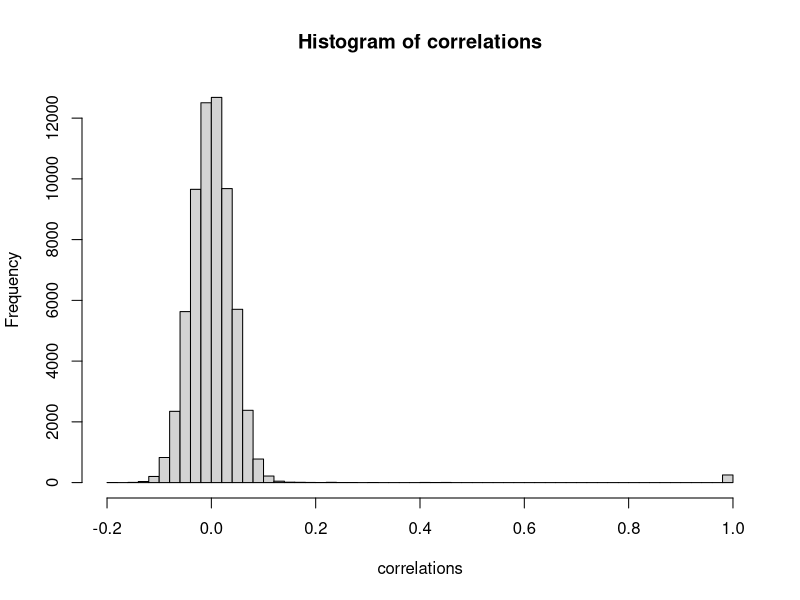
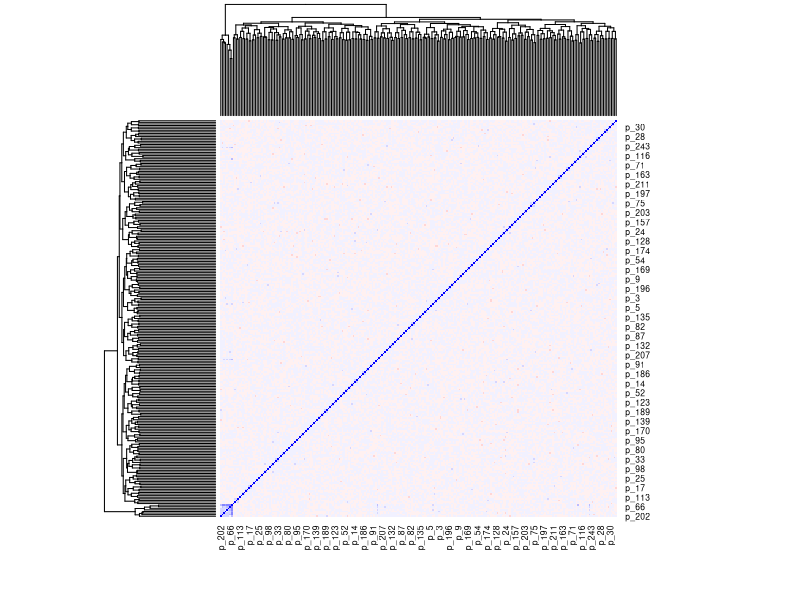
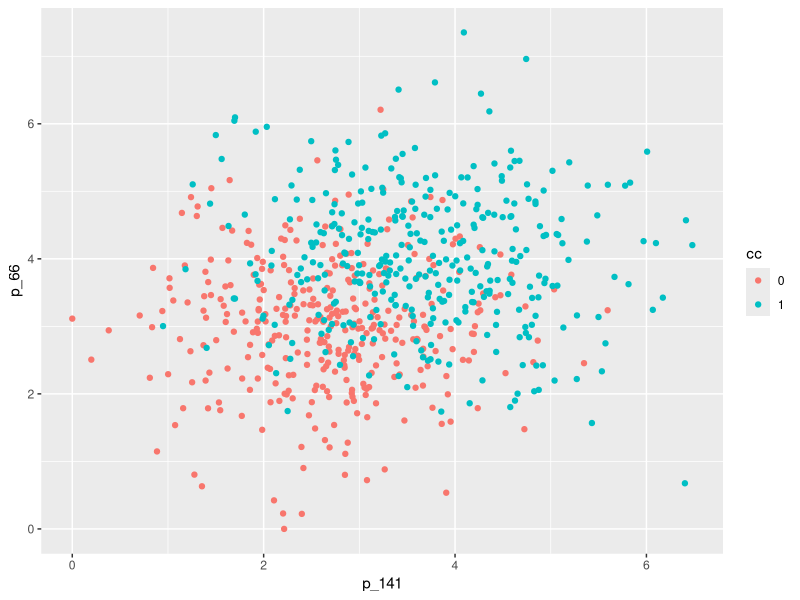
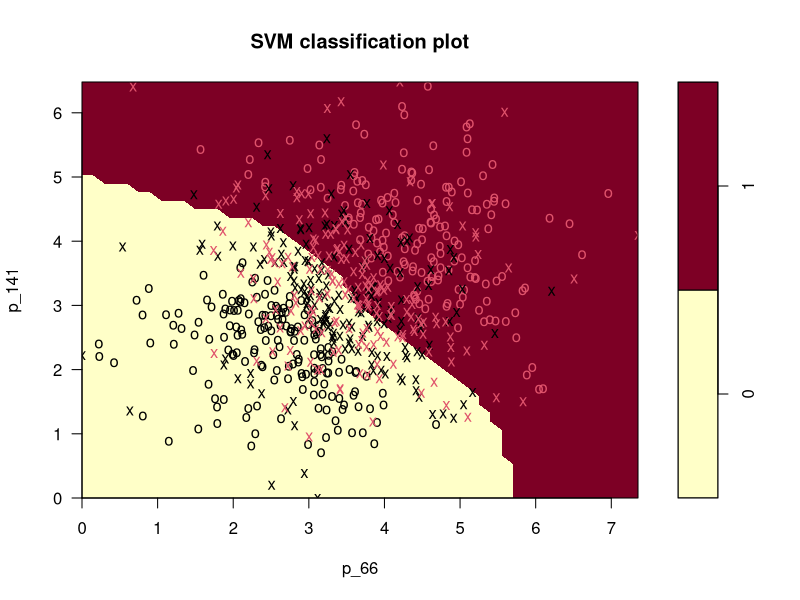
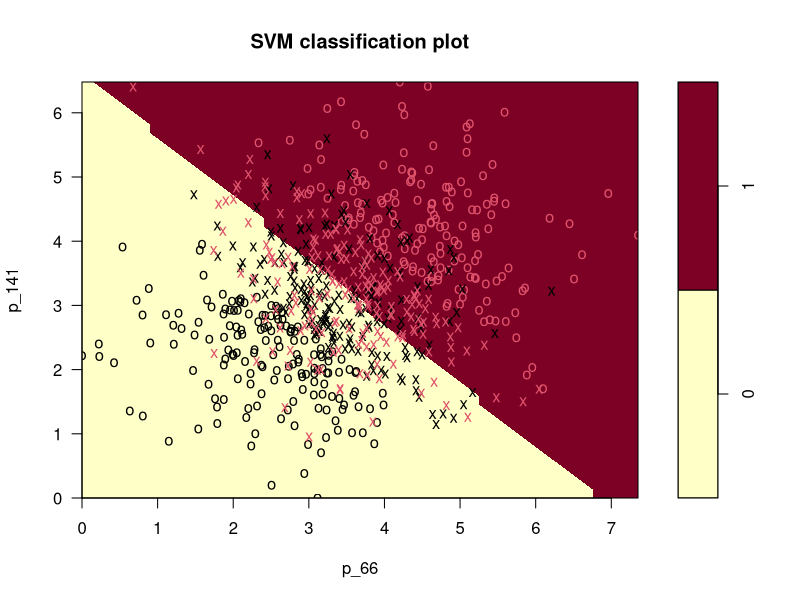
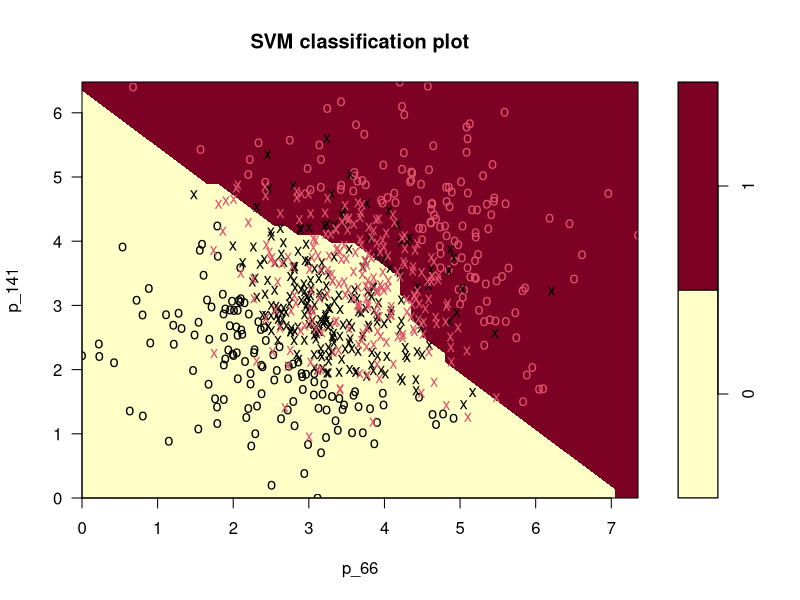
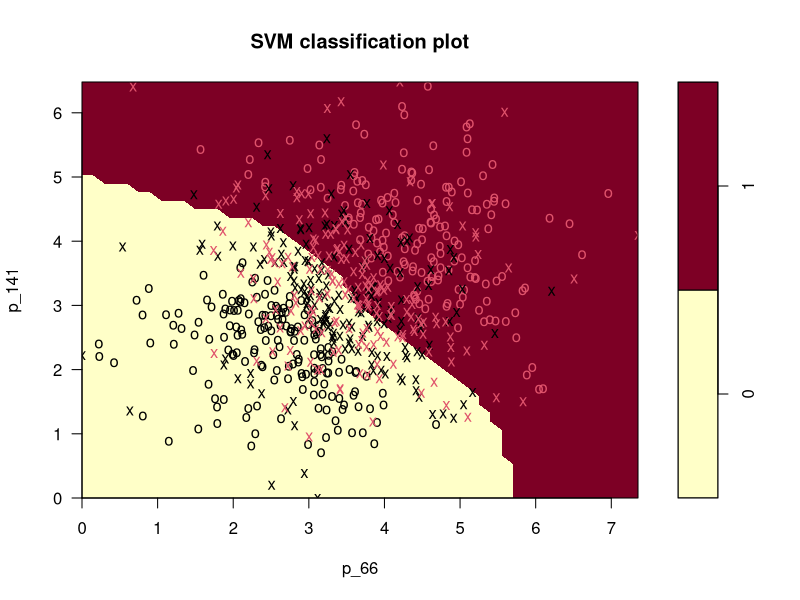
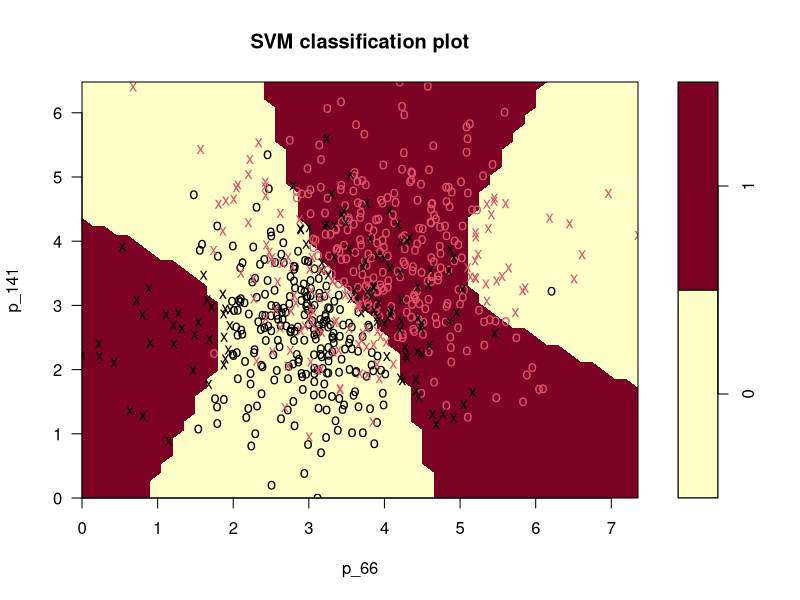

These charts were generated, in order, by the following R code:
## ---- chunk 1
# install.packages("e1071")
library("pROC")
library("e1071")
library("randomForest")
library("ggplot2")
## ---- chunk 2
raw.training <- read.table("simulatedConcentrations.recoded.training.txt", sep = "\t", header = T)
raw.test <- read.table("simulatedConcentrations.recoded.test.txt", sep = "\t", header = T)
raw.training$cc <- as.factor(raw.training$cc)
raw.test$cc <- as.factor(raw.test$cc)
## ---- chunk 3
ncol(raw.training)
nrow(raw.training)
## ---- chunk 4
# Make a copy of raw.training where the outcome is int instead of factor (needed to include outcome in correlation matrix)
raw.training.outcome_int <- raw.training # copy
raw.training.outcome_int$cc <- as.integer(raw.training.outcome_int$cc) # convert cc to int

# Compute the correlation matrix
# check the cor() function in the help
correlations <- cor(raw.training.outcome_int)
sum(correlations > 0)
sum(correlations <= 0)
# There ae more positive ones overall but by a small margin


# Create histogram via r-base function
# check the hist() function in the help
hist(correlations, breaks = 50)


# Or, create a histogram using ggplot2
# You can use ggplot() + geom_histogram() + theme_linedraw()
# No
## ---- chunk 5
# Plot the heatmap
# check the heatmap() function in the help
#breaks
bk <- c(seq(-1,1,by=0.1))
#colors (one less than breaks
mycols <- c(colorRampPalette(colors = c("red","white", "blue"))(length(bk)-1))
heatmap(correlations,breaks=bk, col=mycols, scale="none")

## ---- chunk 6
# count elements based on outcome training set
nrow(subset(raw.training, cc == 1))
nrow(subset(raw.training, cc == 0))

nrow(subset(raw.test, cc == 1))
nrow(subset(raw.test, cc == 0))

sum(sapply(raw.training, function(x) sum(is.na(x))) != 0)
sum(sapply(raw.test, function(x) sum(is.na(x))) != 0)
## ---- chunk 7

qplot(p_141, p_66, data = raw.training, color = cc )

# Now lets create a model using the different kernels and plot the results to see how the kernels act. We will compare the kernels in a later exercise.

lsvm.fit_only2 <- svm(cc ~ p_141+p_66, data = raw.training, type = "C-classification", kernel = "radial", probability = T)
summary(lsvm.fit_only2)

# performance/AUC
preds = predict(lsvm.fit_only2, newdata=raw.test, probability = TRUE)
pred_probs <- attr(preds, "probabilities")[,2] 
roc <- roc(raw.test$cc, pred_probs)
print(paste("AUC:", auc(roc)))
ci <- ci.auc(raw.test$cc, pred_probs)
print(paste("95% CI:", ci[1], ",", ci[3]))


install.packages("caret")
library(caret)

confusion_table <- table(prediction=preds, actual=raw.test$cc)
confustion_matric <- confusionMatrix(preds, raw.test$cc)                  
accuracy_forFun <- 100*mean(preds==raw.test$cc)
print(paste("The accuracy of the SVM classifier is = ", accuracy_forFun,"%"))

# double check for percentage of wrongly clasisfied instances
missclassification_forFun <- 100*mean(preds!=raw.test$cc)
print(paste("The missclassifications of the SVM classifier is = ", missclassification_forFun,"%"))

# calculate the total n of missclassifications
n_missclassifications <- sum(preds!=raw.test$cc)


# Finally lets plot it
plot(lsvm.fit_only2, raw.training, p_141~p_66)

#Lets also take a look at models for the same 2 proteins but using different kernels and see how the AUC is affected
lsvm.fit_only2_linear <- svm(cc ~ p_141+p_66, data = raw.training, type = "C-classification", kernel = "linear", probability = T)
lsvm.fit_only2_poly <- svm(cc ~ p_141+p_66, data = raw.training, type = "C-classification", kernel = "polynomial", probability = T)
lsvm.fit_only2_radial <- svm(cc ~ p_141+p_66, data = raw.training, type = "C-classification", kernel = "radial", probability = T)
lsvm.fit_only2_sigmoid <- svm(cc ~ p_141+p_66, data = raw.training, type = "C-classification", kernel = "sigmoid", probability = T)
plot(lsvm.fit_only2_linear, raw.training, p_141~p_66)
plot(lsvm.fit_only2_poly, raw.training, p_141~p_66)
plot(lsvm.fit_only2_radial, raw.training, p_141~p_66)
plot(lsvm.fit_only2_sigmoid, raw.training, p_141~p_66)

# And their AUC`s
get_auc <- function(model) {
  preds = predict(model, newdata=raw.test, probability = TRUE)
  pred_probs <- attr(preds, "probabilities")[,2] 
  roc <- roc(raw.test$cc, pred_probs)
  plot(roc)
  auc <- auc(roc)
  return(auc)
}


print(get_auc(lsvm.fit_only2_linear))
print(get_auc(lsvm.fit_only2_poly))
print(get_auc(lsvm.fit_only2_radial))
print(get_auc(lsvm.fit_only2_sigmoid))

## ---- chunk 8
lsvm.fit <- svm(cc ~ ., data = raw.training, type = "C-classification", kernel = "linear", probability = T)
## ---- chunk 9
?svm
## ---- chunk 10
# View(lsvm.fit$SV)
# sapply(lsvm.fit$SV, class)
# get number of vecotrs
n_vectors = lsvm.fit$tot.nSV
nrow(lsvm.fit$SV)
ncol(lsvm.fit$SV)

# Calculate percentage of support vectors used
percentage_support_vectors <- (n_vectors / nrow(raw.training)) * 100
cat("Percentage of training data used as support vectors:", percentage_support_vectors, "%\n")

# Calculate the magnitudes of each support vector (square and sqrt to make it positive)
support_vector_magnitudes <- apply(lsvm.fit$SV, 1, function(x) sqrt(sum(x^2)))
# id of max vector
id_max <- which.max(support_vector_magnitudes)
max_vector <- lsvm.fit$SV[id_max,]


cat("Largest magnitude of support vector:", max(support_vector_magnitudes), "id: ", id_max, "\n")
print("Support vector with the smallest magnitude:")
print(max_vector)

# same for minimal vector
id_min <- which.min(support_vector_magnitudes)
min_vector <- lsvm.fit$SV[id_min,]

cat("Smallest magnitude of support vector:", min(support_vector_magnitudes), "id ", id_min, "\n")
print("Support vector with the largest magnitude:")
print(min_vector)

## ---- chunk 11
preds <- predict(lsvm.fit, raw.test, probability = TRUE)
pred_probs <- attr(preds, "probabilities")[,2] 
roc <- roc(raw.test$cc, pred_probs)
plot(roc, main="ROC AUC or the lsvm model")
print(paste("AUC:", auc(roc)))
ci <- ci.auc(raw.test$cc, pred_probs)
print(paste("95% CI:", ci[1], ",", ci[3]))

## ---- chunk 12

create_cost_models <- function(costs){
  for (i in costs){
    model <- svm(cc ~ ., data = raw.training, type = "C-classification", kernel = "linear", probability = T, cost=i)
    preds <- predict(model, raw.test, probability = TRUE)
    pred_probs <- attr(preds, "probabilities")[,2] 
    roc <- roc(raw.test$cc, pred_probs)
    auc <- auc(roc)
    plot(roc, main=paste("ROC AUC or the lsvm model with cost", toString(i), "AUC: ", auc))
    print(i)
    print(ncol(model$SV))
    print(nrow(model$SV))
    print(paste("AUC:", auc(roc)))
    ci <- ci.auc(raw.test$cc, pred_probs)
    print(paste("95% CI:", ci[1], ",", ci[3]))
  }
}

costs <- c(0.1, 0.5, 1, 5, 10)
create_cost_models(costs)

## ---- chunk 13
create_kernel_models <- function(kernels){
  for (i in kernels){
    print(paste("Kernel Model", i))
    model <- svm(cc ~ ., data = raw.training, type = "C-classification", kernel = i, probability = T, cost=1)
    preds <- predict(model, raw.test, probability = TRUE)
    pred_probs <- attr(preds, "probabilities")[,2] 
    roc <- roc(raw.test$cc, pred_probs)
    auc <- auc(roc)
    plot(roc, main=paste("ROC AUC or the lsvm model with kernel", toString(i), "AUC: ", auc))
    print(paste("columns: ", ncol(model$SV)))
    print(paste("rows: ", nrow(model$SV)))
    print(paste("AUC:", auc(roc)))
    ci <- ci.auc(raw.test$cc, pred_probs)
    print(paste("95% CI:", ci[1], ",", ci[3]))
  }
}
kernels <- c("linear", "radial", "polynomial", "sigmoid")
create_kernel_models(kernels)
## ---- chunk 14
library(pROC)
library(randomForest)
rf.fit <- randomForest(cc ~ ., data = raw.training, importance = T)
## ---- chunk 15
rf_predictions <- predict(rf.fit, type = "prob")[,2] # type change "prob" to response
# A: the output is a table of predictions with values between 0 and 1 indicating the probability for 
# cc = 0 being true (first column) and cc = 1 being true (second column) we proceed with the second column only 
## ---- chunk 16
sapply(raw.training$cc, class)
# since cc is a factor, the randomForest function is performing a classification.
# if you cange the cc column to numeric you can perform regression. 
# Since our result is a class of either 1 or 0 classification is appropriate, regression is suitable for continuous values.


## ---- chunk 17
# scaling adjusted to be able to the the varImpPlot
# You can check the importance() and varImPlot() functions
?importance
importance(rf.fit)
varImpPlot(rf.fit,sort= TRUE, n.var=250)

# Most important protein p_141
# least important protein p_9

# Load ggplot2 for plotting
library(ggplot2)

# Plot for highly important protein
ggplot(raw.training, aes(x = cc, y = raw.training$p_141, fill = cc)) +
  geom_boxplot() +
  theme_minimal() +
  labs(title = "Important Protein (141) vs Outcome (cc)",
       x = "Outcome (cc)",
       y = "141")

# Plot for highly important protein
ggplot(raw.training, aes(x = cc, y = raw.training$p_9, fill = cc)) +
  geom_boxplot() +
  theme_minimal() +
  labs(title = "Important Protein (p_9) vs Outcome (cc)",
       x = "Outcome (cc)",
       y = "9")

# Most important variables: 141 66 101 29 38
## ---- chunk 18
# predict on trianing data 
rf_predictions <- predict(rf.fit, newdata = raw.test, type = "prob")[,2]

# create ROC curve
roc_curve <- roc(raw.test$cc, rf_predictions)
auc_value <- auc(roc_curve)

plot(roc_curve, main=paste("ROC Curve random Forest AUC:", toString(auc_value)))
## ---- chunk 19

make_n_trees <- function(treecount){
  for (c in treecount) {
    model <- randomForest(cc ~ ., data = raw.training, importance = T, ntree=c)
    # predict on trianing data 
    rf_predictions <- predict(model, newdata = raw.test, type = "prob")[,2]
    
    # create ROC curve
    roc_curve <- roc(raw.test$cc, rf_predictions)
    auc_value <- auc(roc_curve)
    
    plot(roc_curve, main=paste("ROC Curve random Forest n =", toString(c), "AUC:", toString(auc_value)))
    
  }
}

treecounts <- c(50, 100, 500, 1000, 2500)
make_n_trees(treecounts)

## ---- chunk 20
# get true negatives of rf model
pred_rf <- predict(rf.fit, newdata = raw.test, type = "response")
confustion_matrix <- table(Predicted = pred_rf, Actual = raw.test$cc)
print(confustion_matrix)

pred_svm <- predict(lsvm.fit, newdata = raw.test, type = "response")
confustion_matrix <- table(Predicted = pred_svm, Actual = raw.test$cc)
print(confustion_matrix)

# In total the sum of false negatives and false positives is 92 (for random forest) and 94 (for svm) indicating that svm is slightly worse. 

